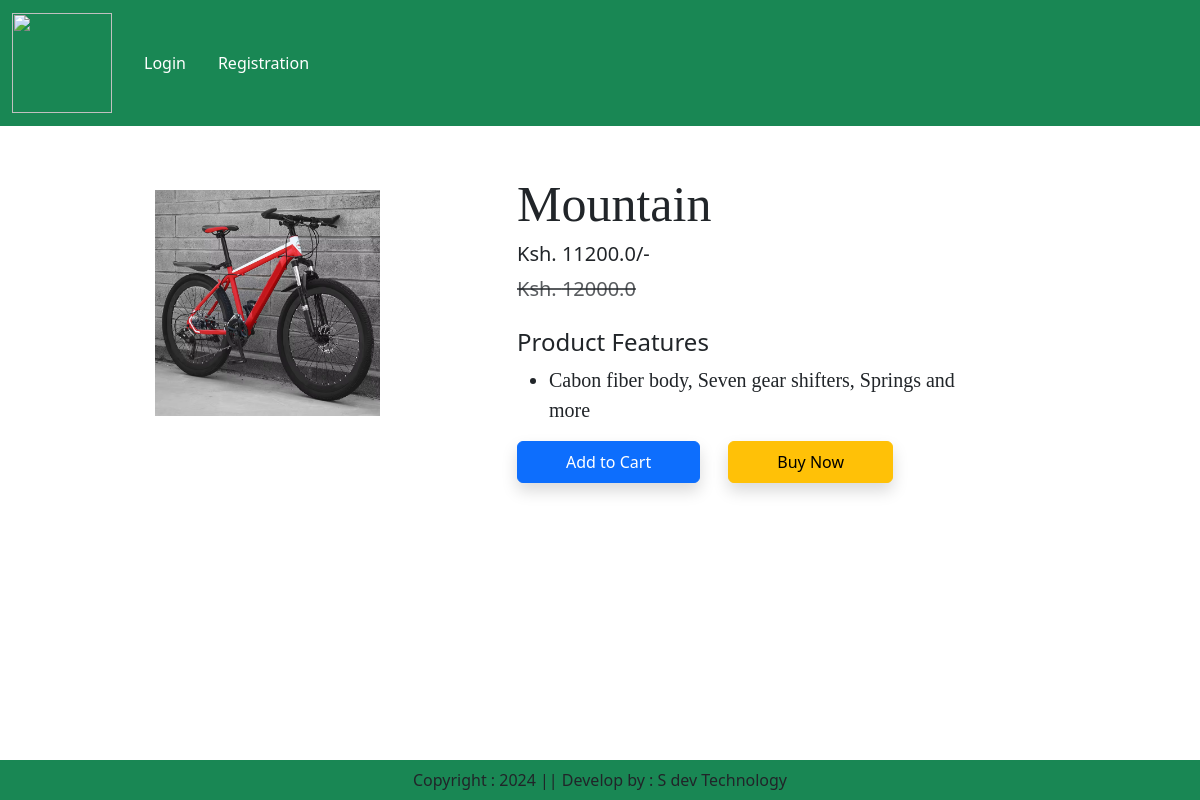
The app's page /product-detail/23 with its own data.
### app/models.py (models this page shows, shortened)
class Product(models.Model):
    title = models.CharField(max_length=100)
    selling_price = models.FloatField()
    discounted_price = models.FloatField()
    description = models.TextField()
    composition = models.TextField(default='')
    prodapp = models.TextField(default='')
    category = models.CharField(choices=CATEGORY_CHOICES, max_length=2)
    product_image = models.ImageField(upload_to='product')

### app/views.py (the view)
# urls.py: path('product-detail/<int:pk>',views.ProductDetail.as_view(),name="product-detail"),
class ProductDetail(View):
    def get(self,request,pk):
        product = Product.objects.get(pk=pk)
        return render(request, "app/productdetail.html", locals())

### app/templates/app/productdetail.html (shortened to what this page needs)
{% extends "app/base.html" %}
{% load static %}
{% block main-content %}
<div class="container">
    <div class="row mt-5">
        <div class="col-lg-5 text-center">
            <img src="{{ product.product_image.url }}" class="img-fluid w-50 h-auto mt-3" alt="Product Image" />
        </div>
        <div class="col-lg-5">
            <h1 style="font-family: Georgia; font-size: 50px;">{{ product.title }}</h1>
            <h5>Ksh. {{ product.discounted_price }}/-</h5>
            <small class="text-decoration-line-through text-muted fs-5">
                Ksh. {{ product.selling_price }}
            </small>
            <br/><br/>
            <h4>Product Features</h4>
            <ul class="fs-5" style="font-family: Rajdhani;">
                <li>{{ product.description }}</li>
            </ul>
            <form action="/add-to-cart" class="d-inline">
                <button type="submit" class="btn btn-primary shadow px-5 py-2">Add to Cart</button>
            </form>
            <a href="{% url 'showcart' %}" class="btn btn-warning shadow px-5 py-2 ms-4">Buy Now</a>
        </div>
    </div>
</div>
{% endblock main-content %}

### records on screen
Product: product_image (picture), title "Mountain", discounted_price "11200.0", selling_price "12000.0", description "Cabon fiber body, Seven gear shifters, Springs and more"
